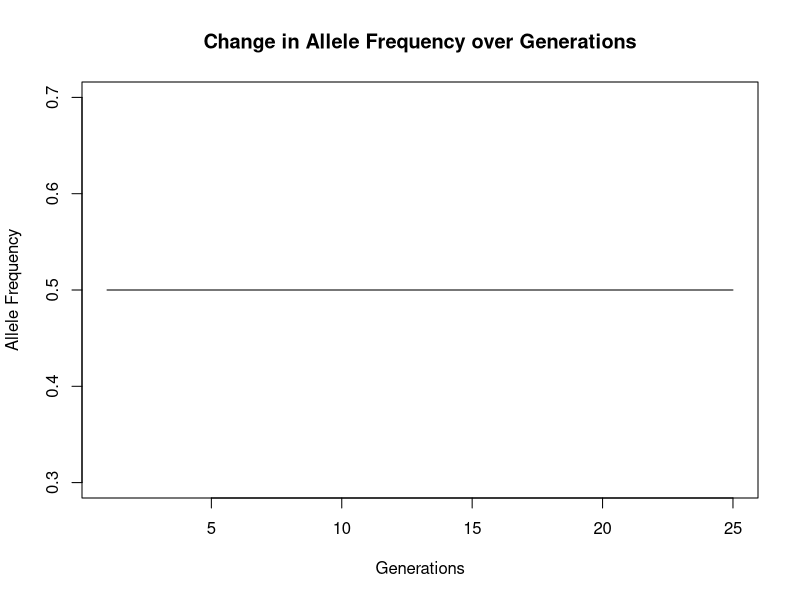
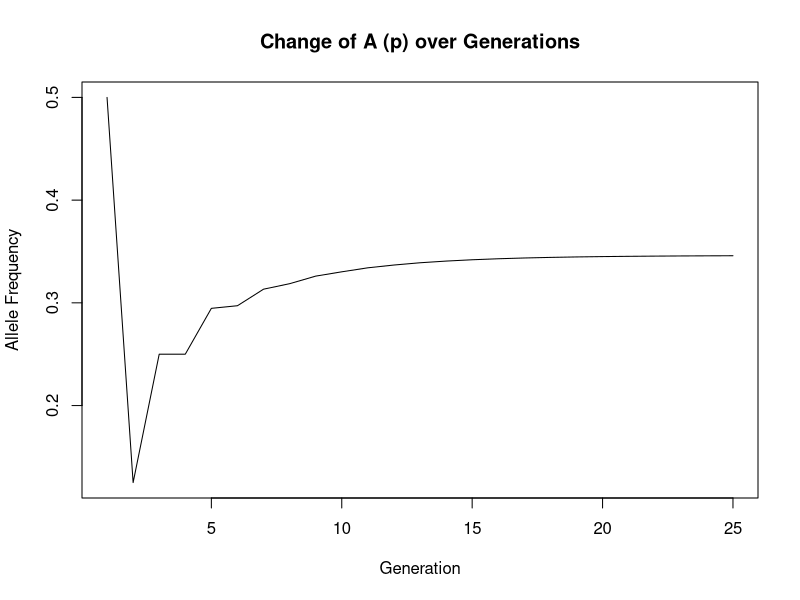
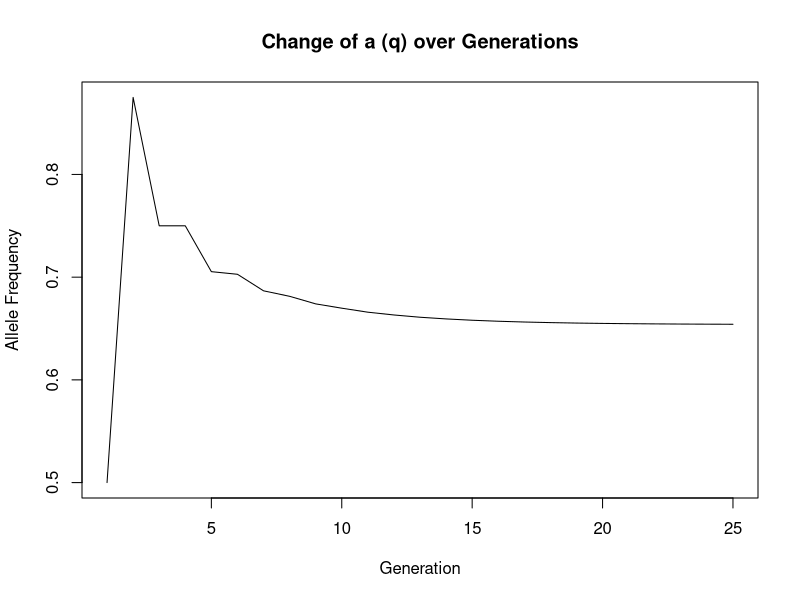

Recreate these plots in R, in order.
## ---- chunk 1
knitr::opts_chunk$set(echo = TRUE, fig.width = 6, fig.height = 4, fig.align = "center")
library(ggplot2)
## ---- chunk 2
# ESTIMATION OF GENOTYPE AND ALLELE FREQUENCIES FROM A GENOTYPING SURVEY
# One-gene two-alleles: X1 and X2
# Three genotypes:  X11, X12 and X22
# Sample size genotype ij -> Nij

# Create the function
gene_freq <- function(N11, N12, N22) {
   
   N = N11 + N12 + N22 # N total sample
   
   # Allele frequencies estimation
   p = (N11 + N12/2)/N # p is the frequency of X1 
   q = 1 - p # q is the frequency of X2 
   
   # Genotype frequencies estimation
   f11 = N11/N # frequency of X11 genotype 
   f12 = N12/N # frequency of X12 genotype 
   f22 = N22/N # frequency of X22 genotype 
   
   # Output
   return (list("N" = N, "N11" = N11, "N12" = N12, "N22" = N22,
                "p" = p, "q" = q,
                "f11" = f11, "f12" = f12, "f22" = f22))
}
## ---- chunk 3

# Invoke the function
results = gene_freq(1787, 3037, 1305)

# Print results
print(paste0("Sample size = ",results$N," -> N11 = ",results$N11,", N12 = ", results$N12," and N22 = ",results$N22))
print(paste0("p = ", round(results$p,3)," and q = ",round(results$q,3)))
print(paste0("f11 = ",round(results$f11,3), ", f12 = ",round(results$f12,3)," and f22 = ", round(results$f22,3)))
## ---- chunk 4
# MENDELIAN POPULATION
# RANDOM MATING - HWE

# One-gene two-alleles: X1 and X2
# Three initial genotypes:  X11, X12 and X22
# Initial genotype frequencies: f11, f12, f22

# Create the function
random_mating <- function(f11, f12, f22) {
   
   p = f11 + f12/2 # allele frequency of X1
   q = 1 - p # allele frequency of X2
   
   # Mating pairs (frequencies) probabilities
   f11_11 = f11 * f11
   f11_12 = 2 * f11 * f12
   f11_22 = 2 * f11 * f22
   f12_12 = f12 * f12
   f12_22 = 2 * f12 * f22
   f22_22 = f22 * f22
   # Genotype probabilities of progeny (offspring) f11_, f12_, f22_
   f11_ = f11_11 + f11_12/2 + f12_12/4
   f12_ = f11_12/2 + f11_22 + f12_12/2 + f12_22/2
   f22_ = f12_12/4 + f12_22/2 + f22_22
   # Allele probability of progeny p_ and q_
   p_ = f11_ + f12_/2
   q_ = 1 - p_
   # Output
   return (list("p" = p, "q" = q,
                "f11" = f11, "f12" = f12, "f22" = f22,
                "p_" = p_, "q_" = q_,
                "f11_" = f11_, "f12_" = f12_, "f22_" = f22_))
}
## ---- chunk 5
# Invoke the function
result <- random_mating(0.5, 0, 0.5)

# Print results
print(paste0("Allele prob. initial generation (p and q) ",result$p, result$q))
print(paste("Genotype prob. initial generation (f11, f12, f22) ",result$f11, result$f12,result$f22))
print(paste("Allele prob. next generation (p' and q') ",result$p_, result$q_))
print(paste("Genotype prob. next generation (f'11, f'12, f'22) ",result$f11_, result$f12_,result$f22_))
print(paste("Genotype prob. next generation according HWE ", result$p_ * result$p_, 2*result$p_ * result$q_,result$q_ * result$q_))
## ---- chunk 6
res1 <- random_mating(0.24, 0.32, 0.44)
print(paste("Genotype prob. next generation (P’1, Q’1, R’1) ",res1$f11_, res1$f12_,res1$f22_))
print(paste("Genotype prob. next generation according HWE ", res1$p_ * res1$p_, 2*res1$p_ * res1$q_,res1$q_ * res1$q_))

res2 <- random_mating(0.33, 0.14, 0.53)
print(paste("Genotype prob. next generation (P’2, Q’2, R’2) ",res2$f11_, res2$f12_,res2$f22_))
print(paste("Genotype prob. next generation according HWE ", res2$p_ * res2$p_, 2*res2$p_ * res2$q_,res2$q_ * res2$q_))
## ---- chunk 7
# SCENARIO 1: Complete assortative positive mating among genotypes
s1 <- function(f11, f12, f22) {
   
   p = f11 + f12/2 # allele frequency of X1
   q = 1 - p # allele frequency of X2
   
   # Mating pairs (frequencies) probabilities
   ProbAllMatings= f11*f11 + f12*f12 + f22*f22
   f11_11 = f11*f11/ProbAllMatings
   f11_12 = 0
   f11_22 = 0
   f12_12 = f12*f12/ProbAllMatings
   f12_22 = 0
   f22_22 = f22*f22/ProbAllMatings
   # Genotype probabilities of progeny (offspring) f11_, f12_, f22_
   f11_ = f11_11 + f11_12/2 + f12_12/4
   f12_ = f11_12/2 + f11_22 + f12_12/2 + f12_22/2
   f22_ = f12_12/4 + f12_22/2 + f22_22
   # Allele probability of progeny p_ and q_
   p_ = f11_ + f12_/2
   q_ = 1 - p_
   # Output
   return (list("p" = p, "q" = q,
                "f11" = f11, "f12" = f12, "f22" = f22,
                "p_" = p_, "q_" = q_,
                "f11_" = f11_, "f12_" = f12_, "f22_" = f22_))
}

# SCENARIO 2: Complete assortative positive mating among phenotypes
s2 <- function(f11, f12, f22) {
   
   p = f11 + f12/2 # allele frequency of X1
   q = 1 - p # allele frequency of X2
   
   # Mating pairs (frequencies) probabilities
   ProbAllMatings= f11*f11 + 2*f11*f12 + f12*f12 + f22*f22
   f11_11 = f11*f11/ProbAllMatings
   f11_12 = 2*f11*f12/ProbAllMatings
   f11_22 = 0
   f12_12 = f12*f12/ProbAllMatings
   f12_22 = 0
   f22_22 = f22*f22/ProbAllMatings
   # Genotype probabilities of progeny (offspring) f11_, f12_, f22_
   f11_ = f11_11 + f11_12/2 + f12_12/4
   f12_ = f11_12/2 + f11_22 + f12_12/2 + f12_22/2
   f22_ = f12_12/4 + f12_22/2 + f22_22
   # Allele probability of progeny p_ and q_
   p_ = f11_ + f12_/2
   q_ = 1 - p_
   # Output
   return (list("p" = p, "q" = q,
                "f11" = f11, "f12" = f12, "f22" = f22,
                "p_" = p_, "q_" = q_,
                "f11_" = f11_, "f12_" = f12_, "f22_" = f22_))
}
  
# SCENARIO 3: Complete assortative negative mating among genotypes
s3 <- function(f11, f12, f22) {
   
   p = f11 + f12/2 # allele frequency of X1
   q = 1 - p # allele frequency of X2
   
   # Mating pairs (frequencies) probabilities
   ProbAllMatings= 2*f11*f12 + 2*f11*f22 + 2*f12*f22
   f11_11 = 0
   f11_12 = 2*f11*f12/ProbAllMatings
   f11_22 = 2*f11*f22/ProbAllMatings
   f12_12 = 0
   f12_22 = 2*f12*f22/ProbAllMatings
   f22_22 = 0
   # Genotype probabilities of progeny (offspring) f11_, f12_, f22_
   f11_ = f11_11 + f11_12/2 + f12_12/4
   f12_ = f11_12/2 + f11_22 + f12_12/2 + f12_22/2
   f22_ = f12_12/4 + f12_22/2 + f22_22
   # Allele probability of progeny p_ and q_
   p_ = f11_ + f12_/2
   q_ = 1 - p_
   # Output
   return (list("p" = p, "q" = q,
                "f11" = f11, "f12" = f12, "f22" = f22,
                "p_" = p_, "q_" = q_,
                "f11_" = f11_, "f12_" = f12_, "f22_" = f22_))
}
  
# SCENARIO 4: Complete assortative negative mating among phenotypes
s4 <- function(f11, f12, f22) {
   
   p = f11 + f12/2 # allele frequency of X1
   q = 1 - p # allele frequency of X2
   
   # Mating pairs (frequencies) probabilities
   ProbAllMatings= 2*f11*f22 + 2*f12*f22
   f11_11 = 0
   f11_12 = 0
   f11_22 = 2*f11*f22/ProbAllMatings
   f12_12 = 0
   f12_22 = 2*f12*f22/ProbAllMatings
   f22_22 = 0
   # Genotype probabilities of progeny (offspring) f11_, f12_, f22_
   f11_ = f11_11 + f11_12/2 + f12_12/4
   f12_ = f11_12/2 + f11_22 + f12_12/2 + f12_22/2
   f22_ = f12_12/4 + f12_22/2 + f22_22
   # Allele probability of progeny p_ and q_
   p_ = f11_ + f12_/2
   q_ = 1 - p_
   # Output
   return (list("p" = p, "q" = q,
                "f11" = f11, "f12" = f12, "f22" = f22,
                "p_" = p_, "q_" = q_,
                "f11_" = f11_, "f12_" = f12_, "f22_" = f22_))
}  

## ---- chunk 8
qchisq(0.95, df = 1)
## ---- chunk 9
pchisq(0.048, df = 1, lower = F)
## ---- chunk 10
# HWE CHI-SQUARE TEST ON COUNTS FROM A GENOTYPING SURVEY 

# One-gene two-alleles: X1 and X2
# Three initial genotypes:  X11, X12 and X22
# Sample size genotype ij -> Nij 

# Create the function
HWE_test <- function(N11, N12, N22) {

   N = N11 + N12 + N22 # N total sample
   
   # Allele frequencies estimation
   p = (N11 + N12/2)/N # p is the frequency of X1 
   q = 1 - p # q is the frequency of X2 
   
   #Genotype frequencies
   f11 = N11/N # frequency of X11 genotype
   f12 = N12/N # frequency of X12 genotype
   f22 = N22/N # frequency of X22 genotype

   # Expected HWE
   E11 = N*p^2 
   E12 = N*2*p*q
   E22 = N-E11-E12
   
   # Chi-square value and probability
   Chi_value = (N11-E11)^2/E11 + (N12-E12)^2/E12 + (N22-E22)^2/E22
   prob = pchisq(Chi_value, df = 1, lower = F)

   # Output
   return (list("N" = N, "N11" = N11, "N12" = N12, "N22" = N22,
                "p" = p, "q" = q,
                "f11" = f11, "f12" = f12, "f22" = f22,
                "Chi_value" = Chi_value, "prob" = prob))
}
## ---- chunk 11
# Invoke the function
results <- HWE_test(1787,3037,1305)

# Print results
print(paste("Sample size = ", results$N," -> N11 = ", results$N11,", N12 = ", results$N12,",N22 = ", results$N22))
print(paste("p = ",round(results$p,digits=3)," and q = ", round(results$q,digits=3) ))
print(paste("f11 = ",round(results$f11,digits=3),", f12 = ",round(results$f12,digits=3)," and f22 = ", round(results$f22,digits=3)))
print(paste("Chi-square value = ",round(results$Chi_value,3),"; Prob. = ",  round(results$prob,3)))
## ---- chunk 12
res <- HWE_test(305, 52, 4)

# Test for the deviation from HWE and its significance.
critical_value = qchisq(0.95, df = 1)
chisq_value = round(res$Chi_value,3)

if (chisq_value > critical_value){
  print("There is a significant deviance from Hardy-Weinberg Equilibrium.") # reject H0
} else {
  print("There is no significant deviance from Hardy-Weinberg Equilibrium.") # accept H0
}

# What proportion of children of women of phenotype N are expected to present the maternal phenotype?
print(paste("Proportion of children of women with phenotype N expected to have maternal phenotype (NN) = ", round(res$f22, 3)))

# Proportion of children of heterozygous MN women expected to have maternal phenotype (NN or MN)
print(paste("Proportion of children of heterozygous MN women expected to have maternal phenotype = ", round(res$f12 + res$f22, 3)))
## ---- chunk 13
# HWE CHI-SQUARE TEST ON COUNTS FROM A GENOTYPING SURVEY 

# One-gene  3-alleles: X1, X2, X3
# Genotypes:  X11, X12, X13, X22, X23, X33
# Sample size genotype ij -> Nij
# The input data are the counts of each genotype ordered

# Create the function
HWE_test_3alleles <- function(N11, N12, N13, N22, N23, N33) {

   N = N11 + N12 + N13 + N22 + N23 + N33 # N total sample
   
   # Allele frequencies estimation
   p = (N11 + N12/2 + N13/2)/N # p is the frequency of X1 
   q = (N22 + N12/2 + N23/2)/N # q is the frequency of X2 
   r = (N33 + N13/2 + N23/2)/N # r is the frequency of X3
  
   #Genotype frequencies
   f11 = N11/N # frequency of X11 genotype
   f12 = N12/N # frequency of X12 genotype
   f13 = N13/N # frequency of X13 genotype
   f22 = N22/N # frequency of X22 genotype
   f23 = N23/N # frequency of X23 genotype
   f33 = N33/N # frequency of X33 genotype

   # Expected HWE
   E11 = N*p^2 
   E12 = N*2*p*q
   E13 = N*2*p*r
   E22 = N*q^2
   E23 = N*2*q*r
   E33 = N*r^2
   
   # Chi-square value and probability
   Chi_value = (N11-E11)^2/E11 + (N12-E12)^2/E12 + (N13-E13)^2/E13 + (N22-E22)^2/E22 + (N23-E23)^2/E23 + (N33-E33)^2/E33
   prob = pchisq(Chi_value, df = 2, lower = F)

   # Output
   return (list("N" = N, "N11" = N11, "N12" = N12, "N13" = N13, "N22" = N22, "N23" = N23, "N33" = N33,
                "p" = p, "q" = q, "r" = r,
                "f11" = f11, "f12" = f12, "f13" = f13, "f22" = f22, "f23" = f23, "f33" = f33,
                "Chi_value" = Chi_value, "prob" = prob))
}


# Estimate the frequencies of alleles A, B, and C
res <- HWE_test_3alleles(17, 86, 5, 61, 9, 0)

print(paste("Frequency of A (p):", round(res$p, 3)))
print(paste("Frequency of B (q):", round(res$q, 3)))
print(paste("Frequency of C (r):", round(res$r, 3)))

# Use a χ2 test to examine whether these data are consistent with HWE
critical_value = qchisq(0.95, df = 2)
chisq_value = round(res$Chi_value, 3)

if (chisq_value > critical_value){
  print("The data are not consistent with Hardy-Weinberg Equilibrium.")
} else {
  print("The data are consistent with Hardy-Weinberg Equilibrium.")
}
## ---- chunk 14
# ESTIMATION OF ALLELE AND GENOTYPE FREQUENCIES FROM COUNTS OF DOMINANT AND
# RECESSIVE PHENOTYPES ASSUMING HWE
# One-gene two-alleles with dominance: X1 > X2
# Three genotypes:  X11, X12 and X22
# Two phenotypes: N1_ and N22
# Sample size genotype ij -> Nij

# Create the function
freq_dominance <- function(NA_, Naa) {
    
    N = NA_ + Naa # N total sample
    
    # Phenotypic frequencies
    faa = Naa/N # Frequency genotype aa
    
    # Allele frequency
    q = sqrt(faa)
    p = 1 - q;
    
    # Genotype frequencies according HWE
    f11 = p^2 
    f12 = 2*p*q
    f22 = q^2
    
    # Output
   return (list("N" = N, "NA_" = NA_, "Naa" = Naa, 
                "p" = p, "q" = q,
                "f11" = f11, "f12" = f12, "f22" = f22))
}
## ---- chunk 15

# Invoke the function
results <- freq_dominance(170, 30)

# Print results
print(paste("Sample size = ", results$N," -> NA_ = ",results$NA_,",Naa = ", results$Naa))
print(paste("p = ",round(results$p,digits=3)," and q = ", round(results$q,digits=3) ))
print(paste("fAA = ",round(results$f11,digits=3),", fAa = ",
round(results$f12,digits=3)," and faa = ", round(results$f22,digits=3) ))

## ---- chunk 16
res <- freq_dominance(0.19, 1-0.19) # dominant, recessive
print(paste("Frequency of heterozygotes Aa:", round(res$f12, 3)))
## ---- chunk 17
res <- freq_dominance(1-0.09, 0.09)
print(paste("Frequency of heterozygotes Aa:", round(res$f12, 3)))
## ---- chunk 18
cc <- 1/1700 # CF is recessive
res <- freq_dominance(1-cc, cc)

# The percent of the above population have cystic fibrosis.
print(paste("The percent of the above population have cystic fibrosis:", round(cc*100, 3), "%"))

# The frequency of the recessive allele in the population.
print(paste("Frequency of recessive allele in population:", round(res$q, 5)))

# The frequency of the dominant allele in the population.
print(paste("Frequency of dominant allele in population:", round(res$p, 5)))

# The percentage of heterozygous individuals (carriers) in the population
print(paste("The percentage of carriers in the population is:", round(res$f12*100, 3), "%"))
## ---- chunk 19
aa <- 1/10000
res <- freq_dominance(1-aa, aa)

# The frequency of the recessive allele in the population.
print(paste("Frequency of recessive allele in population:", round(res$q, 5)))

# The percentage of heterozygous individuals (carriers) in the population
print(paste("The percentage of non-albino individuals that are carriers:", round(res$f12*100, 3), "%"))
## ---- chunk 20
random_mating <- function(f11, f12, f22) {
  p = f11 + f12/2 # allele frequency of X1
  q = 1 - p # allele frequency of X2

  # Mating pairs (frequencies) probabilities
  f11_11 = f11*f11
  f11_12 = 2*f11*f12
  f11_22 = 2*f11*f22
  f12_12 = f12*f12
  f12_22 = 2*f12*f22
  f22_22 = f22*f22
  # Genotype probabilities of progeny (offspring) f11_, f12_, f22_
  f11_ = f11_11 + f11_12/2 + f12_12/4
  f12_ = f11_12/2 + f11_22 + f12_12/2 + f12_22/2
  f22_ = f12_12/4 + f12_22/2 + f22_22
  # Allele probability of progeny p_ and q_
  p_ = f11_ + f12_/2
  q_ = 1 - p_
  # Output
  return (list("p" = p, "q" = q,
               "f11" = f11, "f12" = f12, "f22" = f22,
               "p_" = p_, "q_" = q_,
               "f11_" = f11_, "f12_" = f12_, "f22_" = f22_))
}

p <- vector()
generations <- 1:25
f11 <- 0.5
f12 <- 0
f22 <- 0.5

res <- random_mating(f11, f12, f22)
print(paste("Allele prob. next generation (p' and q') ", res$p_, res$q_))
print(paste("Genotype prob. next generation (f'11, f'12, f'22) ",res$f11_, res$f12_,res$f22_))


for (i in 1:25) {
  result <- random_mating(f11, f12, f22)
  f11 <- result$f11_
  f12 <- result$f12_
  f22 <- result$f22_
  p[i] <- result$p
}

plot(generations, p, type = "l", xlab = "Generations", ylab = "Allele Frequency", main = "Change in Allele Frequency over Generations")

# The results of this analysis are different from the previous one because we are now looking at random mating under Hardy-Weinberg Equilibrium (HWE), which means that allele frequencies stay the same over generations.
## ---- chunk 21
random_mating <- function(f11, f12, f22, f1, f2) {
   
   p = f11 + f12/2 + f1/2  # allele frequency of X1
   q = 1 - p  # allele frequency of X2

   # Mating pairs (frequencies) probabilities
   ProbAllMatings = f1*f1 + 2*f1*f12 + f1*f22 + 2*f2*f12 + f2*f22 + f2*f11
   f1_11 = f1*f11 / ProbAllMatings
   f1_12 = 2*f1*f12 / ProbAllMatings
   f1_22 = f1*f22 / ProbAllMatings
   f2_12 = 2*f2*f12 / ProbAllMatings
   f2_22 = f2*f22 / ProbAllMatings
   f2_11 = f2*f11 / ProbAllMatings
   # Genotype probabilities of progeny (offspring) f11_, f12_, f22_
   f11_ = f1_11/2 + f1_12/4
   f12_ = f1_12/4 + f1_22/2 + f2_12/4 + f2_11/2
   f22_ = f2_12/4 + f2_22/2 
   f1_ = f1_12/4 + f1_11/2 + f2_12/4 + f2_11/2
   f2_ = f1_12/4 + f1_22/2 + f2_12/4 + f2_22/2
   # Allele probability of progeny p_ and q_
   p_ = f11_ + f12_/2 + f1_/2
   q_ = 1 - p_
   # Output
   return (list("p" = p, "q" = q,
                "f11" = f11, "f12" = f12, "f22" = f22,
                "p_" = p_, "q_" = q_,
                "f11_" = f11_, "f12_" = f12_, "f22_" = f22_, "f1_" = f1_, "f2_" = f2_))
}

# Initial frequencies
f11 <- 0
f12 <- 0
f22 <- 1
f1 <- 1
f2 <- 0

# Initialize 2 empty vectors to store the allele frequencies
p <- vector()
q <- vector()

# Get the allele frequencies over 25 generations
for (i in 1:25) {
  res <- random_mating(f11, f12, f22, f1, f2)
  f11 <- res$f11_
  f12 <- res$f12_
  f22 <- res$f22_
  f1 <- res$f1_
  f2 <- res$f2_
  
  p[i] <- res$p
  q[i] <- res$q
}

plot(generations, p, type = "l", xlab = "Generation", ylab = "Allele Frequency", main = "Change of A (p) over Generations")
plot(generations, q, type = "l", xlab = "Generation", ylab = "Allele Frequency", main = "Change of a (q) over Generations")

# Allele A
# Initially when increasing the number of generations the frequency decreases. Then, increases and reaches a plateau at 0.34

# Allele a
# Initially when increasing the number of generations the frequency increases Then, decreases and reaches a plateau at 0.65
